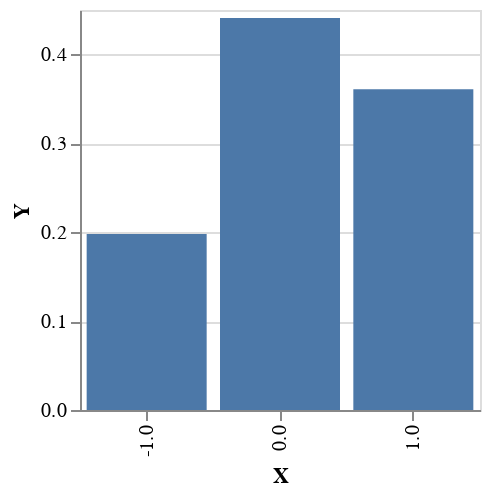

Here is the notebook cell this chart was saved with:
### Code cell
plotVega (first (pack . show) <$> inferredDistribution)

### Figure 1 — Vega-Lite specification as saved in the notebook (floating-point values rounded to 4 significant figures)
{"$schema": "https://vega.github.io/schema/vega-lite/v4.json", "data": {"values": [{"X": "-1.0", "Y": 0.1981}, {"X": "0.0", "Y": 0.4409}, {"X": "1.0", "Y": 0.361}]}, "encoding": {"x": {"field": "X", "type": "nominal"}, "y": {"field": "Y", "type": "quantitative"}}, "height": 200, "mark": "bar", "width": 200}
